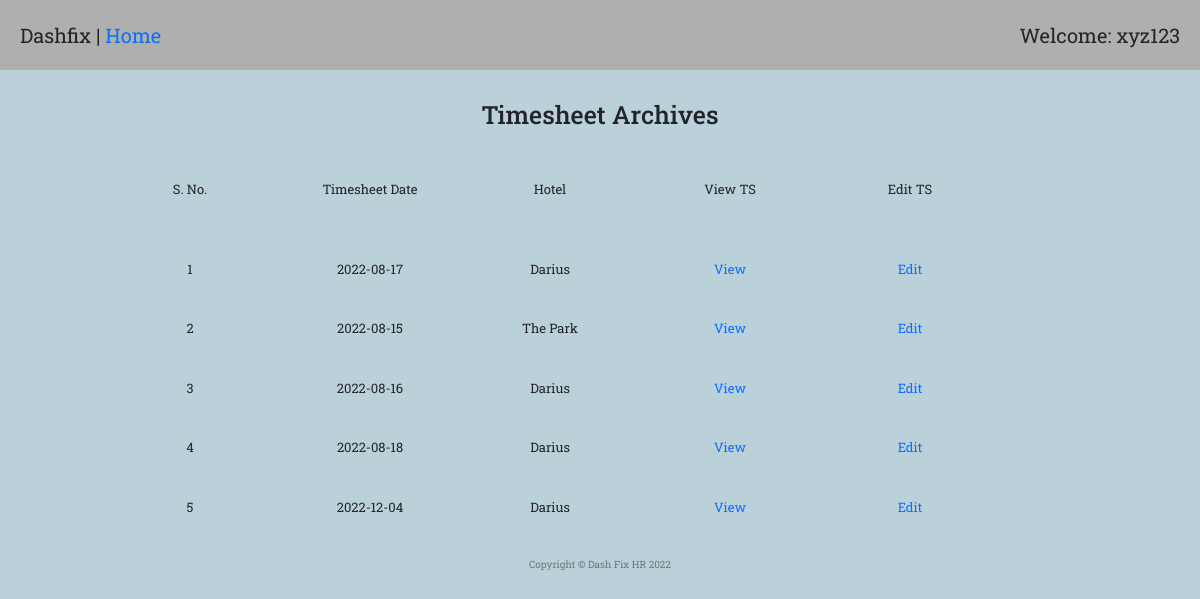
The page /timesheet_archive (signed in) on the database as committed earlier.
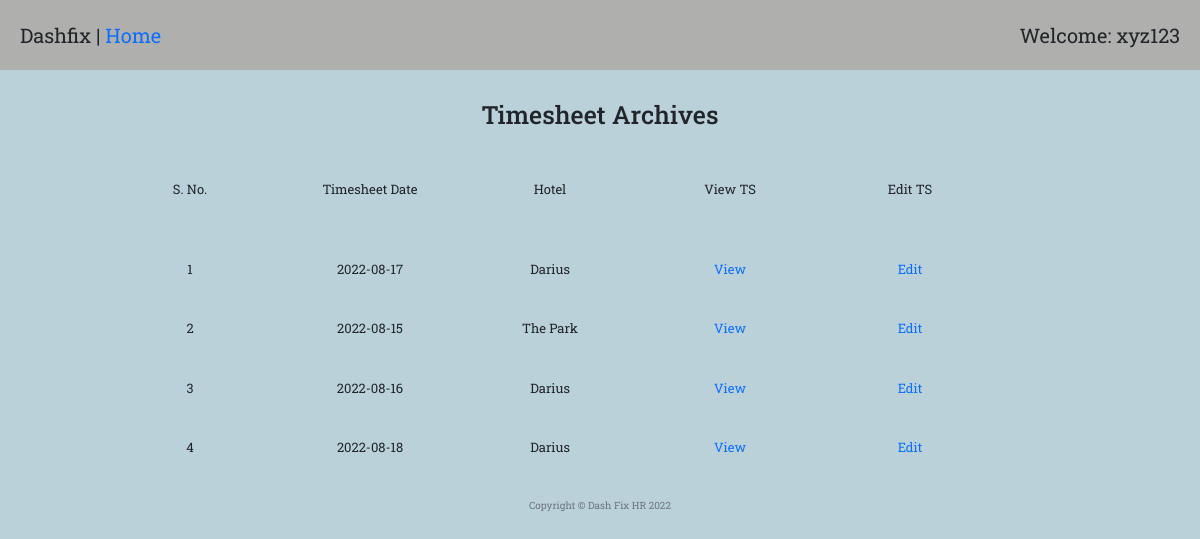
The same page on the database as committed later.
### main.py (models this page shows)
class timesheetMaster(db.Model):
    __tablename__ = "timesheetMaster"
    id = Column(Integer, primary_key=True)
    date = Column(String(300))
    sheet_no = Column(Integer)
    entry = relationship("timesheetEntryMaster", back_populates="timesheet")
    createdBy = Column(Integer, ForeignKey("Users.id"))
    user = relationship("User", back_populates="timesheet")
    hotelID = Column(Integer, ForeignKey("hotelMaster.id"))
    hotel = relationship("hotelMaster", back_populates="timesheet")

class hotelMaster(db.Model):
    __tablename__ = "hotelMaster"
    id = Column(Integer, primary_key=True)
    name = Column(String(300))
    address = Column(String(300))
    rosterEntry = relationship("rosterEntryMaster", back_populates="hotel")
    timesheet = relationship("timesheetMaster", back_populates="hotel")

### main.py (the view)
@app.route("/timesheet_archive", methods=["GET", "POST"])
@admin_only
def timesheet_archive():
    timesheet_list = timesheetMaster.query.all()
    hotels = []
    for ts in timesheet_list:
        hotel_element = hotelMaster.query.get(ts.hotelID)
        hotel_name = hotel_element.name
        hotels.append(hotel_name)
    return render_template("timesheet_archive_list.html", ts=timesheet_list, len=range(len(hotels)), hotels=hotels)

### main.py (called while the page is built)
def admin_only(f):
    @wraps(f)
    def decorated_function(*args, **kwargs):
        admin = User.query.all()
        admin_id = []
        for i in admin:
            id_ = i.id
            admin_id.append(id_)
        if current_user.id not in admin_id:
            return abort(403)
        return f(*args, **kwargs)
    return decorated_function

@login_manager.user_loader
def load_user(user_id):
    return User.query.get(int(user_id))

### templates/timesheet_archive_list.html
{% extends 'bootstrap/base.html' %}
{% import "bootstrap/wtf.html" as wtf %}
{% block content %}
{% include "header.html" %}
  <div class="welcome">
    <span>Dashfix | <a href="{{url_for('home')}}">Home</a></span>
    <span>Welcome: xyz123</span>
  </div>
  <h1 style="margin-top: 30px; margin-bottom: 50px; text-align: center;">Timesheet Archives</h1>
  <div class="row" style="margin-bottom: 50px; margin-left: 100px; text-align: center;">
    <div class="col-2"><p>S. No. </p></div>
    <div class="col-2"><p>Timesheet Date</p></div>
    <div class="col-2"><p>Hotel</p></div>
    <div class="col-2"><p>View TS</p></div>
    <div class="col-2"><p>Edit TS</p></div>
  </div>
  {% for i in len %}
    <div class="row" style="margin-bottom: 30px; margin-left: 100px; text-align: center;">
      <div class="col-2"><p>{{ i+1 }}</p></div>
      <div class="col-2"><p>{{ ts[i].date }}</p></div>
      <div class="col-2"><p>{{ hotels[i] }}</p></div>
      <div class="col-2"><p><a href="{{url_for('timesheet_single', timesheet_id=ts[i].id)}}">View</a></p></div>
      <div class="col-2"><p><a href="{{url_for('timesheet_single_edit', timesheet_id=ts[i].id)}}">Edit</a></p></div>
    </div>
  {% endfor %}
{% include "footer.html" %}
{% endblock %}

### templates/header.html (shortened to what this page needs)
<!DOCTYPE html>
<html lang="en">
<head>
  <link href="https://cdn.jsdelivr.net/npm/bootstrap@5.2.0-beta1/dist/css/bootstrap.min.css" rel="stylesheet">
  <link href="{{ url_for('static', filename='styles1.css')}}" rel="stylesheet">
</head>
<body>

### templates/footer.html (shortened to what this page needs)
  <footer>
    <p class="copyright text-muted">Copyright &copy; Dash Fix HR 2022</p>
  </footer>
</body>
</html>

### static/styles1.css (style rules this page uses)
body { font-family: 'Roboto Slab', serif; }
footer { display: flex; justify-content: center; }
body { background-color: #bbd1da; }
.welcome { background-color: #afb0ad; display: flex; justify-content: space-between; padding: 20px; font-size: 2rem; }
.row, h5 { margin-top: 20px; margin-right: 20px; margin-left: 20px; }
div { font-size: 1.3rem; margin: 0px; padding-right: 0px; }
.time_suc_entry, p { text-size: 1.8rem; }
a:link { text-decoration: none; text-color: black; }

Rows that differ between the two databases and show on the page:
removed timesheetMaster: date "2022-12-04"
Other text that changed with them:
list line gone: "5 View Edit"
list line gone: "Darius"
